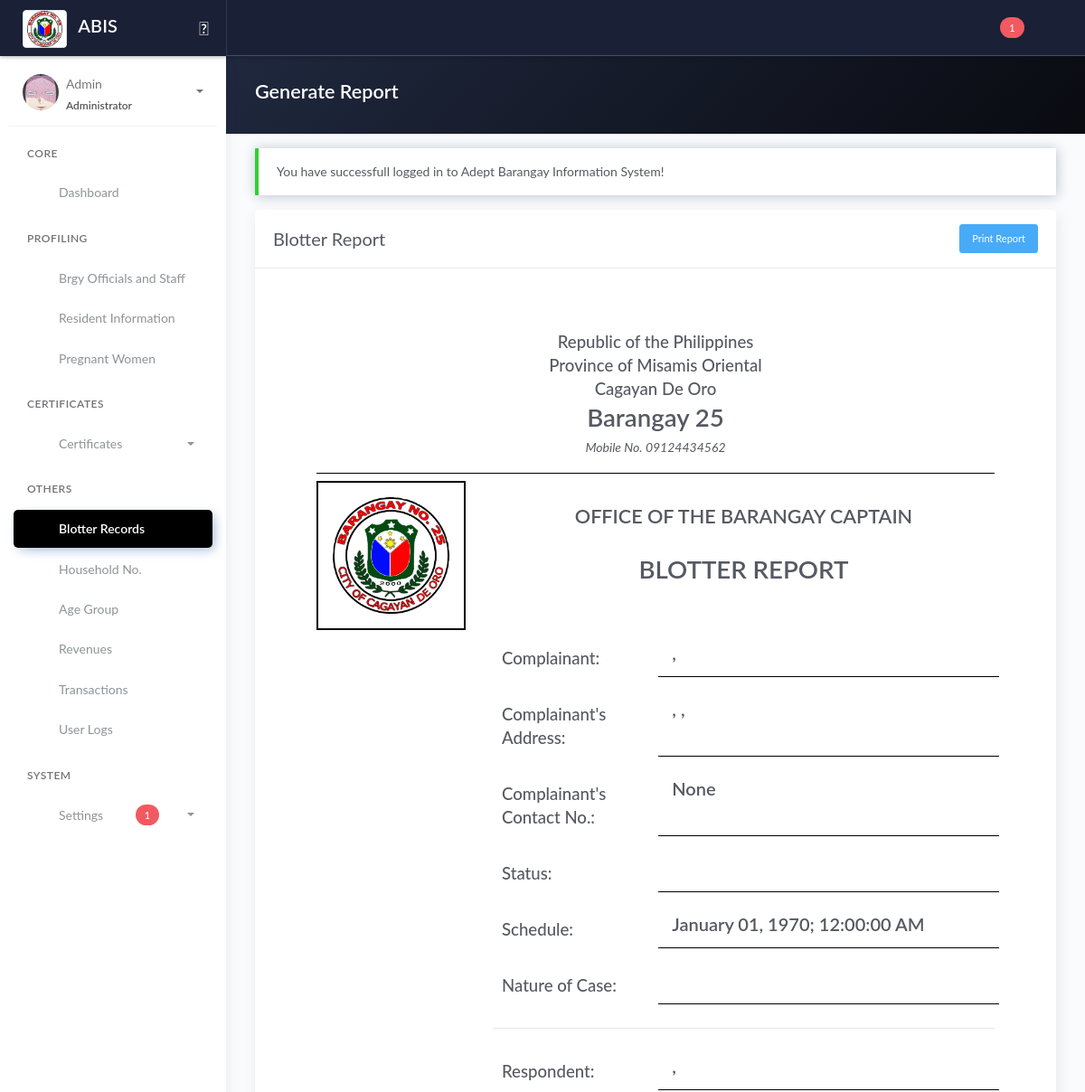
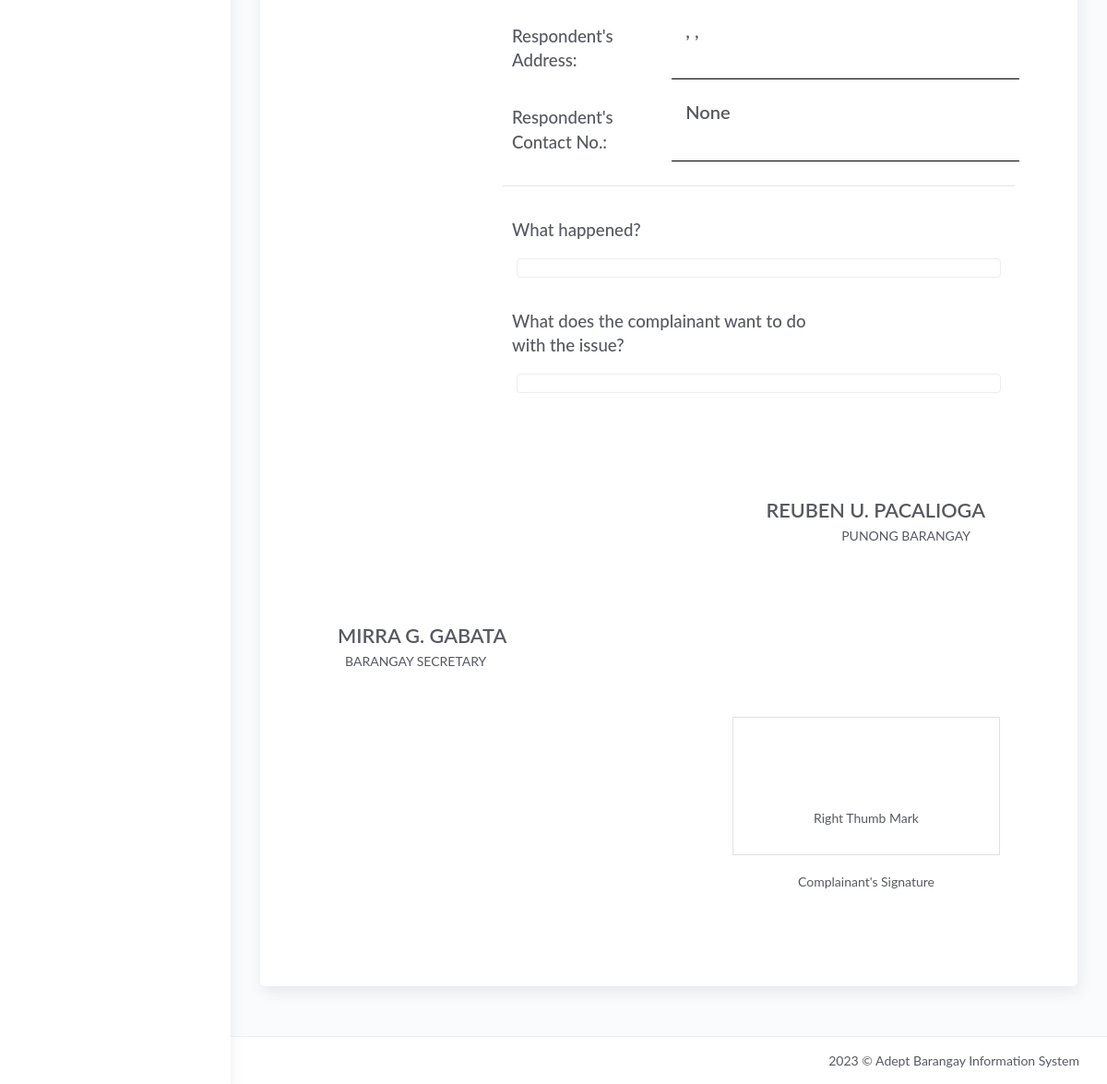
The app's page /generate_blotter_report.php (signed in), older data (2 pictures, top to bottom).
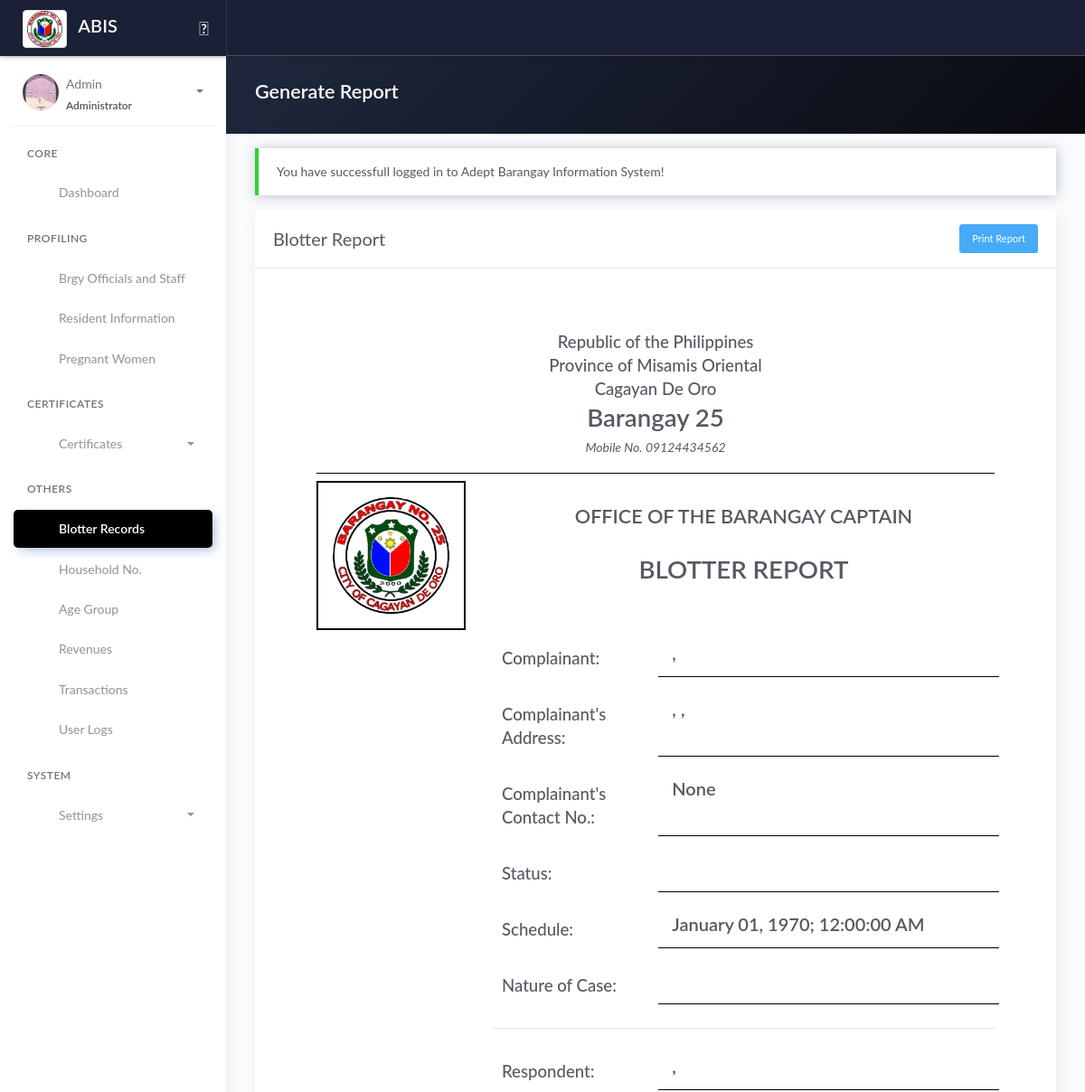
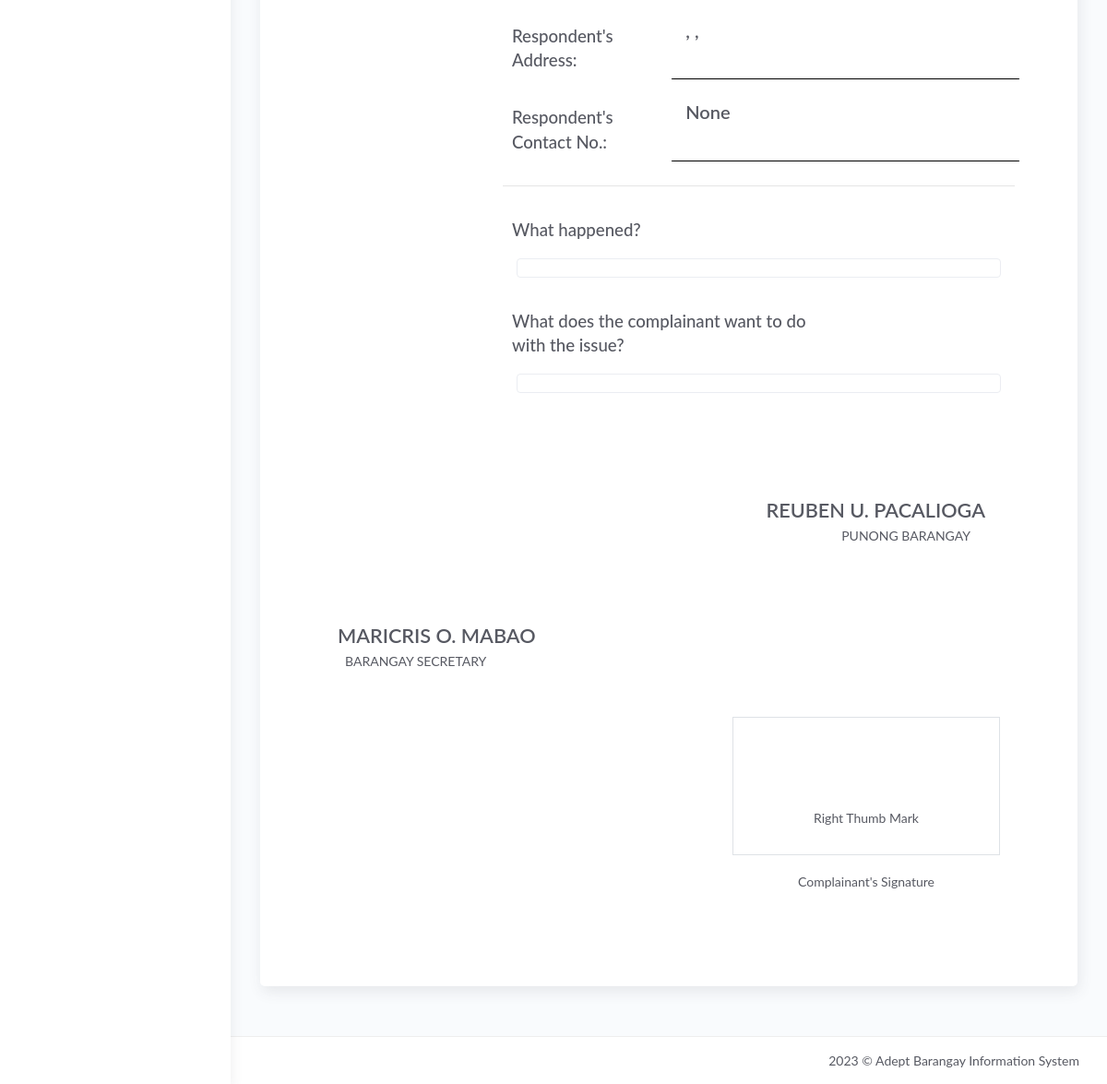
The same page, newer data (2 pictures, top to bottom).
### tables this page shows
CREATE TABLE `tblofficials` (
  `id_officials` int(11) NOT NULL,
  `honorifics` varchar(10) DEFAULT NULL,
  `name` varchar(50) DEFAULT NULL,
  `id_position` varchar(50) DEFAULT NULL,
  `termstart` date DEFAULT NULL,
  `termend` date DEFAULT NULL,
  `status` varchar(20) DEFAULT NULL,
  `archive` int(5) DEFAULT NULL COMMENT '0-NO; 1-YES;'
);

### model/fetch_support.php (called while the page is built)
<?php
$querySupport = "SELECT * FROM tbl_support WHERE `status_support` = 'pending'";
$resultSupport = $conn->query($querySupport)->num_rows;

### model/fetch_brgy_info.php (called while the page is built, shortened)
<?php
    $query = "SELECT * FROM tblbrgy_info";
    $result = $conn->query($query);
	$row = $result->fetch_assoc();
	if($row){
		$brgy 		 = $row['brgy_name'];
		$number      = $row['contact_number'];
	}
?>

### generate_blotter_report.php (the view, shortened to what the changed rows need)
<?php include 'server/server.php' ?>
<?php
$c = "SELECT * FROM tblofficials JOIN tblposition ON tblofficials.id_position=tblposition.id_position WHERE tblposition.position='Captain' || tblposition.position='Barangay Chairman'";
$captain = $conn->query($c)->fetch_assoc();
$s = "SELECT * FROM tblofficials JOIN tblposition ON tblofficials.id_position=tblposition.id_position WHERE tblposition.position='Barangay Secretary'";
$sec = $conn->query($s)->fetch_assoc();
?>
<!DOCTYPE html>
<html lang="en">
<head>
    <?php include 'templates/header.php' ?>
</head>
<body>
    <div class="wrapper">
        <?php include 'templates/main-header.php' ?>
        <?php include 'templates/sidebar.php' ?>
        <div class="main-panel">
            <div class="content">
                <div class="panel-header bg-dark-gradient">
                    <div class="page-inner">
                        <div class="d-flex align-items-left align-items-md-center flex-column flex-md-row">
                            <div>
                                <h2 class="text-white fw-bold">Generate Report</h2>
                            </div>
                        </div>
                    </div>
                </div>
                <div class="page-inner">
                    <div class="row mt--2">
                        <div class="col-md-12">
                            <div class="card">
                                <div class="card-body m-5" id="printThis">
                                    <div class="d-flex flex-wrap justify-content-center" style="border-bottom:1px solid black">
                                        <div class="text-center">
                                            <h1 class="fw-bold mb-0"><?= ucwords($brgy) ?></i></h2>
                                                <p><i>Mobile No. <?= $number ?></i></p>
                                        </div>
                                    </div>
                                    <div class="row mt-2">
                                        <div class="col-md-9">
                                            <div class="text-center">
                                                <h2 class="mt-4 fw-bold">OFFICE OF THE BARANGAY CAPTAIN</h2>
                                            </div>
                                            <div class="text-center">
                                                <h1 class="mt-4 fw-bold mb-5">BLOTTER REPORT</h1>
                                            </div>
                                        </div>
                                        <div class="pt-5 col-md-12">
                                            <div class="pt-5 p-3 text-right mr-3">
                                                <h2 class="fw-bold mb-0 text-uppercase"><?= ucwords($captain['name']) ?></h2>
                                            </div>
                                            <div class="pt-5 p-3 text-left">
                                                <h2 class="fw-bold mb-0 text-uppercase"><?= empty($sec['name']) ? 'Please Create Official with Secretary Position' : ucwords($sec['name']) ?></h2>
                                                <p class="ml-2">BARANGAY SECRETARY</p>
                                            </div>
                                        </div>
                                    </div>
                                </div>
                            </div>
                        </div>
                    </div>
                </div>
            </div>
        </div>
    </div>
    <?php include 'templates/footer.php' ?>
</body>
</html>

### templates/main-header.php (shortened to what the changed rows need)
<?php include 'model/fetch_brgy_info.php' ?>
<?php include 'model/fetch_support.php' ?>
<div class="main-header">
    <nav class="navbar navbar-header navbar-expand-lg bg-dark">
        <div class="container-fluid">
            <ul class="navbar-nav topbar-nav ml-md-auto align-items-center">
                <?php if ($_SESSION['role'] == 'administrator') : ?>
                    <li class="nav-item dropdown hidden-caret">
                        <a class="nav-link dropdown-toggle" href="#" id="messageDropdown" role="button" data-toggle="dropdown" aria-haspopup="true" aria-expanded="false">
                            <?php if ($resultSupport > 0) : ?>
                                <i class="icon-bell"></i> <span class="badge badge-danger"><?= number_format($resultSupport) ?></span>
                            <?php else : ?>
                                <i class="icon-bell"></i> <span class="badge badge-danger"></span>
                            <?php endif ?>
                        </a>
                    </li>
                <?php endif ?>
            </ul>
        </div>
    </nav>
</div>

### templates/sidebar.php (shortened to what the changed rows need)
<?php
function PageName()
{
    return substr($_SERVER["SCRIPT_NAME"], strrpos($_SERVER["SCRIPT_NAME"], "/") + 1);
}
$current_page = PageName();
?>
<?php include 'model/fetch_support.php' ?>
<div class="sidebar sidebar-style-2">
    <div class="sidebar-wrapper scrollbar scrollbar-inner">
        <div class="sidebar-content">
            <ul class="nav nav-primary">
                <?php
                $query_zone = "SELECT * FROM tblpurok";
                $count_zone = $conn->query($query_zone)->num_rows;
                $query_householdnumber = "SELECT * FROM tbl_household";
                $count_householdnumber = $conn->query($query_householdnumber)->num_rows;
                $query_org = "SELECT * FROM tbl_org";
                $count_org = $conn->query($query_org)->num_rows;
                $query_position = "SELECT * FROM tblposition";
                $count_position = $conn->query($query_position)->num_rows;
                $query_chairmanship = "SELECT * FROM tblchairmanship";
                $count_chairmanship = $conn->query($query_chairmanship)->num_rows;
                $query_noc = "SELECT * FROM tbl_nature_of_case";
                $count_noc = $conn->query($query_noc)->num_rows;
                ?>
                <?php if ($count_zone == 0 || $count_householdnumber == 0 || $count_org == 0 || $count_position == 0 || $count_chairmanship == 0 || $count_noc == 0) : ?>
                    <?php if ($_SESSION['role'] == 'administrator') : ?>
                        <li class="nav-item <?= $current_page == 'organization_or_association.php' || $current_page == 'purok.php' || $current_page == 'position.php' || $current_page == 'chairmanship.php' || $current_page == 'precinct.php' || $current_page == 'users.php' || $current_page == 'support.php' || $current_page == 'backup.php' || $current_page == 'nature_of_case.php' || $current_page == 'household_number.php' ? 'active' : null ?>">
                            <a href="#settings" data-toggle="collapse" class="collapsed" aria-expanded="false">
                                <i class="icon-wrench"></i>
                                <p>Settings</p>
                                <span class="caret"></span>
                            </a>
                            <div class="collapse <?= $current_page == 'purok.php' || $current_page == 'household_number.php' || $current_page == 'organization_or_association.php' || $current_page == 'nature_of_case.php' || $current_page == 'position.php'  || $current_page == 'precinct.php' || $current_page == 'chairmanship.php' || $current_page == 'users.php' || $current_page == 'support.php' || $current_page == 'backup.php' || $current_page == 'nature_of_case.php' ? 'show' : null ?>" id="settings">
                                <ul class="nav nav-collapse">
                                    <li>
                                        <a href="#restore" data-toggle="modal">
                                            <span class="sub-item">Restore</span>
                                        </a>
                                    </li>
                                </ul>
                            </div>
                        </li>
                    <?php endif; ?>
                <?php else : ?>
                    <?php if (isset($_SESSION['username']) && $_SESSION['role'] == 'administrator') : ?>
                        <li class="nav-item <?= $current_page == 'organization_or_association.php' || $current_page == 'purok.php' || $current_page == 'position.php' || $current_page == 'chairmanship.php' || $current_page == 'precinct.php' || $current_page == 'users.php' || $current_page == 'support.php' || $current_page == 'backup.php' || $current_page == 'nature_of_case.php' || $current_page == 'officials_archives.php' || $current_page == 'household_number.php' ? 'active' : null ?>">
                            <a href="#settings" data-toggle="collapse" class="collapsed" aria-expanded="false">
                                <p>Settings</p>
                                <?php if ($resultSupport > 0) : ?>
                                    <span class="badge badge-danger"><?= number_format($resultSupport) ?></span>
                                <?php endif ?>
                                <span class="caret"></span>
                            </a>
                        </li>
                    <?php endif; ?>
                <?php endif; ?>
            </ul>
        </div>
    </div>
</div>

Row changes from the older to the newer data that the page shows:
no longer on this page (row edited): tblofficials: name "MIRRA G. GABATA"
added tblofficials: name "MARICRIS O. MABAO"
Text that changed along with them:
$resultSupport: "1" → (not shown)
